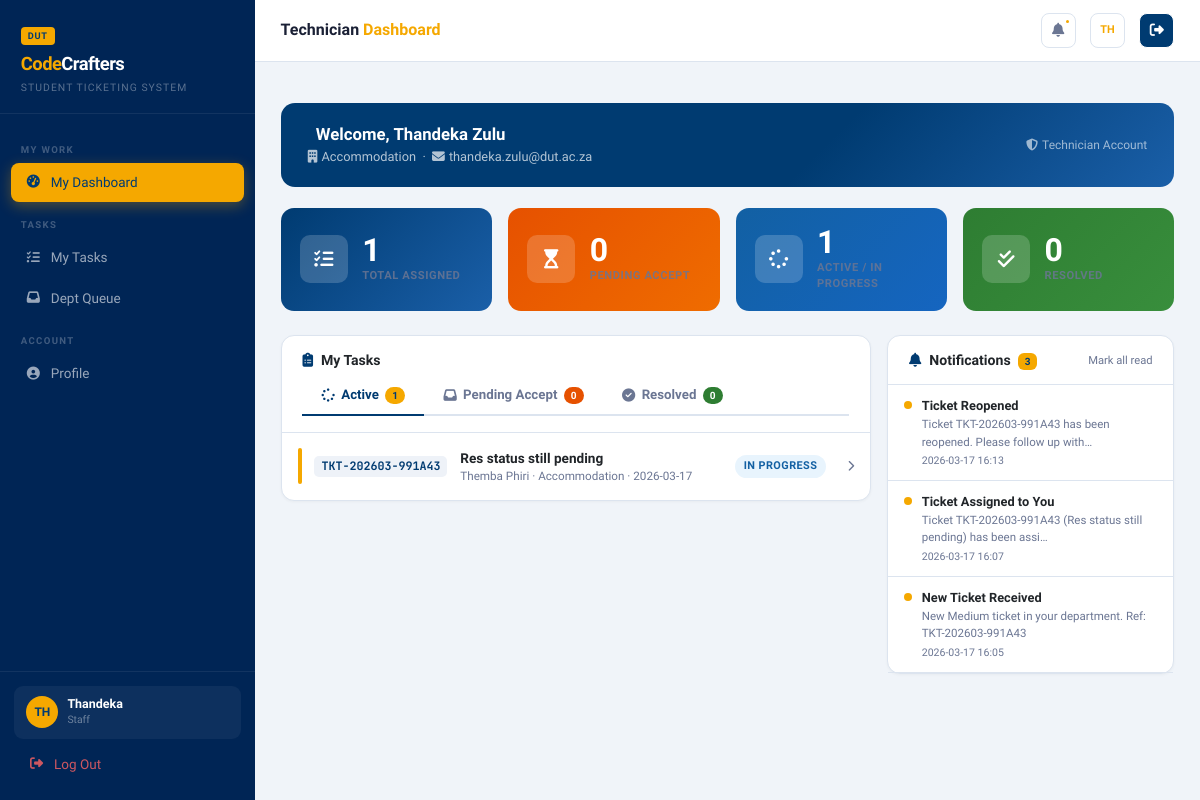
Screenshot of /staff/dashboard (signed in) with the database file from the repository.
### tables this page shows
CREATE TABLE users (
        id            INTEGER PRIMARY KEY AUTOINCREMENT,
        student_no    TEXT UNIQUE,
        full_name     TEXT NOT NULL,
        email         TEXT UNIQUE NOT NULL,
        phone         TEXT,
        password_hash TEXT NOT NULL,
        role          TEXT NOT NULL DEFAULT 'student',
        department_id INTEGER,
        is_active     INTEGER NOT NULL DEFAULT 1,
        created_at    TEXT NOT NULL,
        FOREIGN KEY(department_id) REFERENCES departments(id)
    );

CREATE TABLE departments (
        id    INTEGER PRIMARY KEY AUTOINCREMENT,
        name  TEXT UNIQUE NOT NULL,
        email TEXT,
        head  TEXT
    );

CREATE TABLE tickets (
        id            INTEGER PRIMARY KEY AUTOINCREMENT,
        ticket_no     TEXT UNIQUE NOT NULL,
        student_id    INTEGER NOT NULL,
        department_id INTEGER NOT NULL,
        assigned_to   INTEGER,
        subject       TEXT NOT NULL,
        description   TEXT NOT NULL,
        priority      TEXT NOT NULL DEFAULT 'Medium',
        status        TEXT NOT NULL DEFAULT 'Pending',
        is_anonymous  INTEGER NOT NULL DEFAULT 0,
        created_at    TEXT NOT NULL,
        updated_at    TEXT NOT NULL,
        resolved_at   TEXT,
        rating        INTEGER,
        rating_comment TEXT,
        FOREIGN KEY(student_id)    REFERENCES users(id),
        FOREIGN KEY(department_id) REFERENCES departments(id),
        FOREIGN KEY(assigned_to)   REFERENCES users(id)
    );

CREATE TABLE notifications (
        id         INTEGER PRIMARY KEY AUTOINCREMENT,
        user_id    INTEGER NOT NULL,
        ticket_id  INTEGER,
        title      TEXT NOT NULL,
        message    TEXT NOT NULL,
        is_read    INTEGER NOT NULL DEFAULT 0,
        created_at TEXT NOT NULL,
        FOREIGN KEY(user_id)   REFERENCES users(id),
        FOREIGN KEY(ticket_id) REFERENCES tickets(id)
    );

### app.py (the view)
@app.route('/staff/dashboard')
@login_required
def staff_dashboard():
    u = current_user()
    if u['role'] not in ('staff','superadmin'):
        return redirect(url_for('dashboard'))
    db = get_db()
    my_tasks = db.execute("""
        SELECT t.*, d.name as dept_name, s.full_name as student_name, s.student_no
        FROM tickets t JOIN departments d ON t.department_id=d.id
        JOIN users s ON t.student_id=s.id
        WHERE t.assigned_to=? ORDER BY
        CASE t.priority WHEN 'Urgent' THEN 1 WHEN 'High' THEN 2 WHEN 'Medium' THEN 3 ELSE 4 END,
        t.created_at DESC
    """, (u['id'],)).fetchall()
    dept_queue = db.execute("""
        SELECT t.*, d.name as dept_name, s.full_name as student_name, s.student_no
        FROM tickets t JOIN departments d ON t.department_id=d.id
        JOIN users s ON t.student_id=s.id
        WHERE t.department_id=? AND t.assigned_to IS NULL AND t.status NOT IN ('Resolved','Closed')
        ORDER BY CASE t.priority WHEN 'Urgent' THEN 1 WHEN 'High' THEN 2 WHEN 'Medium' THEN 3 ELSE 4 END,
        t.created_at ASC
    """, (u['department_id'],)).fetchall() if u['department_id'] else []
    stats = {
        'total':    db.execute("SELECT COUNT(*) FROM tickets WHERE assigned_to=?", (u['id'],)).fetchone()[0],
        'active':   db.execute("SELECT COUNT(*) FROM tickets WHERE assigned_to=? AND status='In Progress'", (u['id'],)).fetchone()[0],
        'resolved': db.execute("SELECT COUNT(*) FROM tickets WHERE assigned_to=? AND status IN ('Resolved','Closed')", (u['id'],)).fetchone()[0],
        'pending':  db.execute("SELECT COUNT(*) FROM tickets WHERE assigned_to=? AND status IN ('Pending','Assigned')", (u['id'],)).fetchone()[0],
    }
    notifications = db.execute("SELECT * FROM notifications WHERE user_id=? ORDER BY created_at DESC LIMIT 10", (u['id'],)).fetchall()
    unread = db.execute("SELECT COUNT(*) FROM notifications WHERE user_id=? AND is_read=0", (u['id'],)).fetchone()[0]
    db.close()
    return render_template('staff/dashboard.html', my_tasks=my_tasks, dept_queue=dept_queue,
                           stats=stats, notifications=notifications, unread=unread)

### templates/staff/dashboard.html (shortened to what this page needs)
{% extends 'base.html' %}
{% block page_title %}Technician <span>Dashboard</span>{% endblock %}
{% block content %}
<div class="welcome-bar">
  <div>
    <h5>Welcome, {{ cu['full_name'] }}</h5>
    <div style="font-size:.8rem;opacity:.7;margin-top:3px">
      <i class="fas fa-building me-1"></i>{{ cu['dept_name'] or 'No department' }}
      &nbsp;·&nbsp; <i class="fas fa-envelope me-1"></i>{{ cu['email'] }}
    </div>
  </div>
  <div style="font-size:.75rem;opacity:.6"><i class="fas fa-shield-alt me-1"></i>Technician Account</div>
</div>
<div class="row g-3 mb-4">
  <div class="col-6 col-md-3">
    <div class="stat-card" style="background:linear-gradient(135deg,#003B71,#1a5fa8)">
      <div class="stat-icon"><i class="fas fa-tasks"></i></div>
      <div><div class="stat-val">{{ stats.total }}</div><div class="stat-lbl">Total Assigned</div></div>
    </div>
  </div>
  <div class="col-6 col-md-3">
    <div class="stat-card" style="background:linear-gradient(135deg,#e65100,#ef6c00)">
      <div class="stat-icon"><i class="fas fa-hourglass-start"></i></div>
      <div><div class="stat-val">{{ stats.pending }}</div><div class="stat-lbl">Pending Accept</div></div>
    </div>
  </div>
  <div class="col-6 col-md-3">
    <div class="stat-card" style="background:linear-gradient(135deg,#1260a3,#1565c0)">
      <div class="stat-icon"><i class="fas fa-spinner"></i></div>
      <div><div class="stat-val">{{ stats.active }}</div><div class="stat-lbl">Active / In Progress</div></div>
    </div>
  </div>
  <div class="col-6 col-md-3">
    <div class="stat-card" style="background:linear-gradient(135deg,#2e7d32,#388e3c)">
      <div class="stat-icon"><i class="fas fa-check-double"></i></div>
      <div><div class="stat-val">{{ stats.resolved }}</div><div class="stat-lbl">Resolved</div></div>
    </div>
  </div>
</div>
<div class="row g-3">
  <div class="col-lg-8">
    <div class="card">
      <div class="card-head" style="padding-bottom:0;flex-direction:column;align-items:flex-start;gap:.5rem">
        <h6 style="margin:0"><i class="fas fa-clipboard-list me-2" style="color:#003B71"></i>My Tasks</h6>
        <div class="task-tabs w-100">
          <div class="task-tab active active-tab" onclick="showTab('active')">
            <i class="fas fa-spinner"></i> Active
            <span class="tab-badge">{{ stats.active }}</span>
          </div>
          <div class="task-tab pending-tab" onclick="showTab('pending')">
            <i class="fas fa-inbox"></i> Pending Accept
            <span class="tab-badge" style="background:#e65100">{{ stats.pending }}</span>
          </div>
          <div class="task-tab resolved-tab" onclick="showTab('resolved')">
            <i class="fas fa-check-circle"></i> Resolved
            <span class="tab-badge" style="background:#2e7d32">{{ stats.resolved }}</span>
          </div>
        </div>
      </div>
      <div class="card-body p-0">
        <div id="tab-active" class="tab-panel active">
          {% set active_tasks = my_tasks | selectattr('status', 'in', ['In Progress','Assigned']) | list %}
          {% if active_tasks %}
            {% for t in active_tasks %}
            {% set pc = '#e65100' if t['priority']=='Urgent' else '#003B71' if t['priority']=='High' else '#F5A800' if t['priority']=='Medium' else '#aaa' %}
            <a href="{{ url_for('staff_ticket', tno=t['ticket_no']) }}" class="task-row">
              <div class="prio-bar" style="background:{{ pc }}"></div>
              <span class="task-tno">{{ t['ticket_no'] }}</span>
              <div style="flex:1;min-width:0">
                <div style="font-size:.85rem;font-weight:600;white-space:nowrap;overflow:hidden;text-overflow:ellipsis">{{ t['subject'] }}</div>
                <div style="font-size:.73rem;color:var(--muted)">{{ t['student_name'] }} · {{ t['dept_name'] }} · {{ t['created_at'][:10] }}</div>
              </div>
              <span class="st-badge st-{{ t['status'].replace(' ','-') }}">{{ t['status'] }}</span>
              <i class="fas fa-chevron-right ms-2" style="font-size:.7rem;color:var(--muted)"></i>
            </a>
            {% endfor %}
          {% else %}
          <div class="empty-panel"><i class="fas fa-check"></i>No active tasks right now</div>
          {% endif %}
        </div>
          {% set pending_tasks = my_tasks | selectattr('status', 'in', ['Pending','Assigned']) | list %}
          {% set truly_pending = [] %}
          {% for t in my_tasks %}{% if t['status'] in ('Pending','Assigned') and t['assigned_to'] == cu['id'] %}{% set _ = truly_pending.append(t) %}{% endif %}{% endfor %}
          {% set resolved_tasks = my_tasks | selectattr('status', 'in', ['Resolved','Closed']) | list %}
      </div>
    </div>
  </div>
  <div class="col-lg-4">
    <div class="card">
      <div class="card-head">
        <h6><i class="fas fa-bell me-2" style="color:#003B71"></i>Notifications
          {% if unread > 0 %}<span class="badge ms-1" style="background:#F5A800;color:#003B71;font-size:.63rem">{{ unread }}</span>{% endif %}
        </h6>
        {% if notifications %}<a href="{{ url_for('mark_all_read') }}" style="font-size:.7rem;color:var(--muted);text-decoration:none">Mark all read</a>{% endif %}
      </div>
      <div class="card-body p-0">
        {% if notifications %}
          {% for n in notifications %}
          <div style="padding:.7rem 1rem;border-bottom:1px solid var(--border);display:flex;gap:.6rem">
            <div style="width:8px;height:8px;border-radius:50%;background:{% if not n['is_read'] %}#F5A800{% else %}var(--border){% endif %};flex-shrink:0;margin-top:5px"></div>
            <div>
              <div style="font-size:.8rem;font-weight:{% if not n['is_read'] %}700{% else %}400{% endif %}">{{ n['title'] }}</div>
              <div style="font-size:.72rem;color:var(--muted);margin-top:1px">{{ n['message'][:65] }}{% if n['message']|length>65 %}…{% endif %}</div>
              <div style="font-size:.66rem;color:var(--muted);margin-top:2px">{{ n['created_at'][:16] }}</div>
            </div>
          </div>
          {% endfor %}
        {% else %}
          <div class="empty-panel py-3"><i class="fas fa-bell-slash" style="font-size:1.3rem"></i><br><span style="font-size:.82rem">All caught up!</span></div>
        {% endif %}
      </div>
    </div>
  </div>
</div>
{% endblock %}

### templates/base.html (shortened to what this page needs)
<!DOCTYPE html>
<html lang="en">
<head>
<link href="https://cdn.jsdelivr.net/npm/bootstrap@5.3.2/dist/css/bootstrap.min.css" rel="stylesheet">
<link href="https://cdnjs.cloudflare.com/ajax/libs/font-awesome/6.5.0/css/all.min.css" rel="stylesheet">
</head>
<body>
{% if cu %}
<aside class="sidebar" id="sidebar">
  <div class="sb-brand">
    <div class="sb-dut-badge">DUT</div>
    <div class="sb-logo"><span>Code</span>Crafters</div>
    <div class="sb-tagline">Student Ticketing System</div>
  </div>
  <nav class="sb-nav">
    {% if cu['role'] in ('staff','superadmin') %}
    {% if cu['role'] == 'staff' %}
    <div class="sb-section">My Work</div>
    <a href="{{ url_for('staff_dashboard') }}" class="sb-link {% if request.endpoint=='staff_dashboard' %}active{% endif %}">
      <span class="sb-icon"><i class="fas fa-tachometer-alt"></i></span>My Dashboard
    </a>
    <div class="sb-section">Tasks</div>
    <a href="{{ url_for('staff_dashboard') }}#my-tasks" class="sb-link {% if request.endpoint in ('staff_ticket',) %}active{% endif %}">
      <span class="sb-icon"><i class="fas fa-tasks"></i></span>My Tasks
    </a>
    <a href="{{ url_for('staff_dashboard') }}#dept-queue" class="sb-link">
      <span class="sb-icon"><i class="fas fa-inbox"></i></span>Dept Queue
    </a>
    <div class="sb-section">Account</div>
    <a href="{{ url_for('profile') }}" class="sb-link {% if request.endpoint=='profile' %}active{% endif %}">
      <span class="sb-icon"><i class="fas fa-user-circle"></i></span>Profile
    </a>
    {% endif %}
    {% endif %}
  </nav>
  <div class="sb-footer">
    <div class="uc">
      <div class="uc-av">{{ cu['full_name'][:2].upper() }}</div>
      <div><div class="uc-name">{{ cu['full_name'].split()[0] }}</div><div class="uc-role">{{ cu['role'] }}</div></div>
    </div>
    <a href="{{ url_for('logout') }}" class="sb-link" style="color:rgba(255,100,100,.8)">
      <span class="sb-icon"><i class="fas fa-sign-out-alt"></i></span>Log Out
    </a>
  </div>
</aside>
<div class="main">
  <div class="topbar">
    <div class="topbar-title">{% block page_title %}Dashboard{% endblock %}</div>
    <a href="#notifPanel" class="tb-btn" data-bs-toggle="offcanvas">
      <i class="fas fa-bell" style="font-size:.88rem"></i>
      {% if unread>0 %}<span class="ndot"></span>{% endif %}
    </a>
    <a href="{{ url_for('profile') if cu['role']=='student' else url_for('admin_dashboard') }}" class="tb-btn">
      <span style="font-size:.68rem;font-weight:800;color:#F5A800">{{ cu['full_name'][:2].upper() }}</span>
    </a>
    <a href="{{ url_for('logout') }}" class="tb-btn" title="Logout" style="border-color:#fff;background:#003B71;color:#fff;">
      <i class="fas fa-sign-out-alt" style="font-size:.88rem"></i>
    </a>
  </div>
  <div class="px-4 pt-3">
  </div>
  <div class="page-body">{% block content %}{% endblock %}</div>
</div>
{% endif %}
</body>
</html>

### rows the page displays
users: full_name "TH", full_name "Thandeka", role "Staff", full_name "Thandeka Zulu", email "thandeka.zulu@dut.ac.za"
departments: name "Accommodation"
tickets: ticket_no "TKT-202603-991A43", subject "Res status still pending", student_name "Themba Phiri", dept_name "Accommodation", created_at "2026-03-17", status "IN PROGRESS"
notifications: is_read 0 (drawn), title "Ticket Reopened", message "Ticket TKT-202603-991A43 has been reopened. Please follow up with", created_at "2026-03-17 16:13"
notifications: is_read 0 (drawn), title "Ticket Assigned to You", message "Ticket TKT-202603-991A43 (Res status still pending) has been assi", created_at "2026-03-17 16:07"
notifications: is_read 0 (drawn), title "New Ticket Received", message "New Medium ticket in your department. Ref: TKT-202603-991A43", created_at "2026-03-17 16:05"

### other values shown
{{ stats.total }} "1"
{{ stats.pending }} "0"
{{ stats.active }} "1"
{{ stats.resolved }} "0"
{{ unread }} "3"
